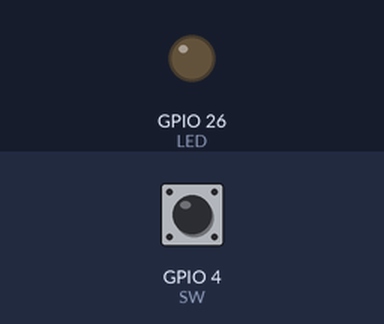
This program was run on a simulated Raspberry Pi (BCM pin numbers). Parts: output pins drawn as LEDs (lit = HIGH). Dashed ring = blinking. The inputs (shaded band) are chosen by the test bench; at power-on: GPIO 4 (SW) LOW.

Above: at 1.2 s.
1.3 s: GPIO 4 (SW) pulled HIGH for 3.2 s
At 2.1 s:
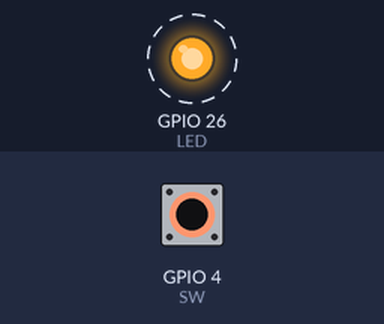
Timing chart, 0 to 6.0 s (numbered marks = the images above; inputs shaded):
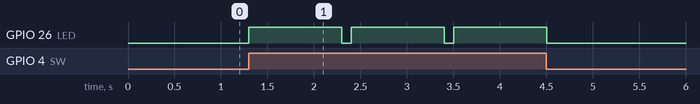

Measured:
- after the input at 1.3 s, GPIO 26 (LED): alternates HIGH for 1.0 s and LOW for 0.10 s, 6 changes in all, then stays LOW, starting at once

The program:

LED_ONOFF.py
```python
#-*- coding: utf-8 -*-

import RPi.GPIO as GPIO
import time as TT

SW=4
LED=26

GPIO.setmode(GPIO.BCM)
GPIO.setup(SW, GPIO.IN, pull_up_down=GPIO.PUD_DOWN)
GPIO.setup(LED, GPIO.OUT)

try:
	while 1:
		if GPIO.input(SW) == GPIO.HIGH:
			GPIO.output(LED, GPIO.HIGH)
			TT.sleep(1)
			GPIO.output(LED, GPIO.LOW)
		TT.sleep(0.1)
except KeyboardInterrupt:
	pass
finally:
	GPIO.cleanup()
	print("\b\b종료합니다...")
```
